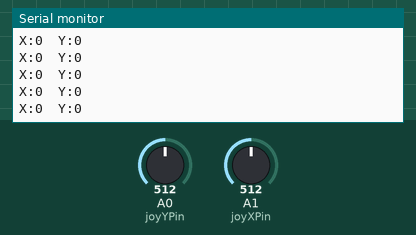
Simulated run of this sketch. Board: Arduino Uno, built with avr-gcc and run on an emulated ATmega328P. Shown: the last lines printed to the serial monitor. The inputs (shaded band) are chosen by the test bench; at power-on: A0 (joyYPin) = 512, A1 (joyXPin) = 512.

Above: at 1.2 s.
1.3 s: A0 (joyYPin) set to 716
At 1.31 s:
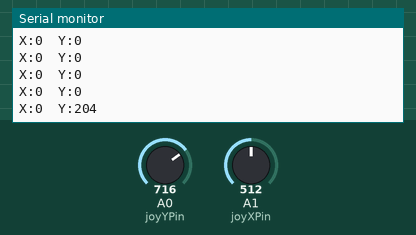
2.8 s: A1 (joyXPin) set to 716
At 2.82 s:
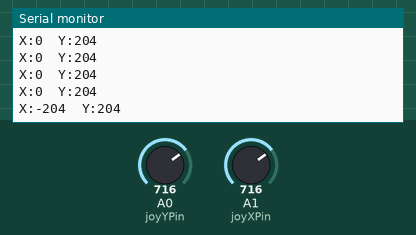
4.3 s: A0 (joyYPin) set to 900
At 4.33 s:
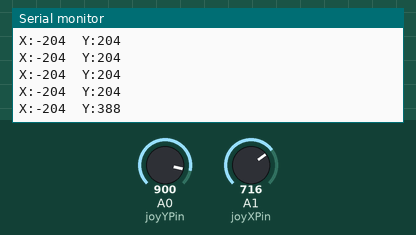
5.8 s: A1 (joyXPin) set to 900
At 5.84 s:
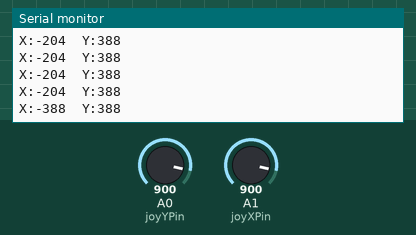
Timing chart, 0 to 8.3 s (numbered marks = the images above; inputs shaded):
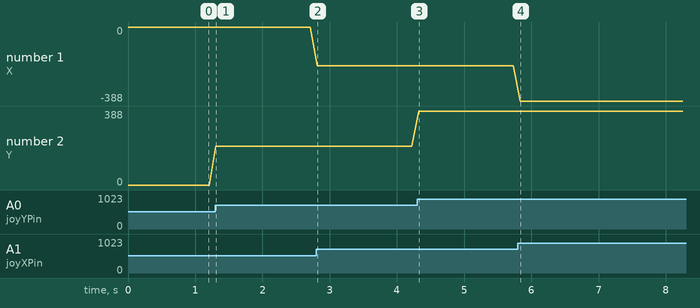

Measured:
- after the input at 1.3 s, the serial monitor: prints a new line at once (image 1)
- after the input at 2.8 s, the serial monitor: prints a new line at once (image 2)
- after the input at 4.3 s, the serial monitor: prints a new line at once (image 3)
- after the input at 5.8 s, the serial monitor: prints a new line at once (image 4)
- plotted number 1: 0 → -204 after the input at 2.8 s, -204 → -388 after the input at 5.8 s
- plotted number 2: 0 → 204 after the input at 1.3 s, 204 → 388 after the input at 4.3 s

The sketch:

Joystick.ino
```cpp
const int joyXPin=A1;
const int joyYPin=A0;

int joyXZero=512;
int joyYZero=512;
int joyX=joyXZero;
int joyY=joyYZero;


void setup() {
  Serial.begin(115200);
  Serial.println("Initialised");
}

void loop() {
  joyX=joyXZero-analogRead(joyXPin);
  joyY=analogRead(joyYPin)-joyYZero;
  Serial.print("X:");
  Serial.print(joyX,DEC);
  Serial.print("  Y:");
  Serial.println(joyY,DEC);
  delay(100);
}
```
